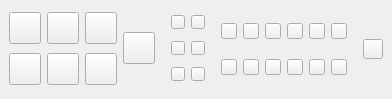
<?xml version="1.0" encoding="UTF-8"?>
<ui version="4.0">
 <class>miniLightingTools_MW</class>
 <widget class="QMainWindow" name="miniLightingTools_MW">
  <property name="geometry">
   <rect>
    <x>0</x>
    <y>0</y>
    <width>392</width>
    <height>99</height>
   </rect>
  </property>
  <property name="minimumSize">
   <size>
    <width>392</width>
    <height>99</height>
   </size>
  </property>
  <property name="maximumSize">
   <size>
    <width>10000</width>
    <height>10000</height>
   </size>
  </property>
  <property name="windowTitle">
   <string>Mini Lighting Tools</string>
  </property>
  <widget class="QWidget" name="centralwidget">
   <layout class="QHBoxLayout" name="horizontalLayout">
    <item>
     <layout class="QGridLayout" name="tools_GRIDLAY">
      <item row="0" column="0">
       <widget class="QPushButton" name="simpleIsolate_BTN">
        <property name="sizePolicy">
         <sizepolicy hsizetype="Fixed" vsizetype="Fixed">
          <horstretch>0</horstretch>
          <verstretch>0</verstretch>
         </sizepolicy>
        </property>
        <property name="minimumSize">
         <size>
          <width>32</width>
          <height>32</height>
         </size>
        </property>
        <property name="maximumSize">
         <size>
          <width>32</width>
          <height>32</height>
         </size>
        </property>
        <property name="toolTip">
         <string>Toggle Isolate Lights</string>
        </property>
        <property name="text">
         <string/>
        </property>
       </widget>
      </item>
      <item row="0" column="1">
       <widget class="QPushButton" name="lookThru_BTN">
        <property name="sizePolicy">
         <sizepolicy hsizetype="Fixed" vsizetype="Fixed">
          <horstretch>0</horstretch>
          <verstretch>0</verstretch>
         </sizepolicy>
        </property>
        <property name="minimumSize">
         <size>
          <width>32</width>
          <height>32</height>
         </size>
        </property>
        <property name="maximumSize">
         <size>
          <width>32</width>
          <height>32</height>
         </size>
        </property>
        <property name="toolTip">
         <string>Aim: Select lights first, target last</string>
        </property>
        <property name="text">
         <string/>
        </property>
       </widget>
      </item>
      <item row="0" column="2">
       <widget class="QPushButton" name="aimLight_BTN">
        <property name="sizePolicy">
         <sizepolicy hsizetype="Fixed" vsizetype="Fixed">
          <horstretch>0</horstretch>
          <verstretch>0</verstretch>
         </sizepolicy>
        </property>
        <property name="minimumSize">
         <size>
          <width>32</width>
          <height>32</height>
         </size>
        </property>
        <property name="maximumSize">
         <size>
          <width>32</width>
          <height>32</height>
         </size>
        </property>
        <property name="toolTip">
         <string>Aim: Select lights first, target last</string>
        </property>
        <property name="text">
         <string/>
        </property>
       </widget>
      </item>
      <item row="0" column="3" rowspan="2">
       <widget class="QPushButton" name="specularConstrain_BTN">
        <property name="sizePolicy">
         <sizepolicy hsizetype="Fixed" vsizetype="Fixed">
          <horstretch>0</horstretch>
          <verstretch>0</verstretch>
         </sizepolicy>
        </property>
        <property name="minimumSize">
         <size>
          <width>32</width>
          <height>32</height>
         </size>
        </property>
        <property name="maximumSize">
         <size>
          <width>32</width>
          <height>32</height>
         </size>
        </property>
        <property name="toolTip">
         <string>Aim: Select lights first, target last</string>
        </property>
        <property name="text">
         <string/>
        </property>
       </widget>
      </item>
      <item row="1" column="0">
       <widget class="QPushButton" name="cleanUpCams_BTN">
        <property name="sizePolicy">
         <sizepolicy hsizetype="Fixed" vsizetype="Fixed">
          <horstretch>0</horstretch>
          <verstretch>0</verstretch>
         </sizepolicy>
        </property>
        <property name="minimumSize">
         <size>
          <width>32</width>
          <height>32</height>
         </size>
        </property>
        <property name="maximumSize">
         <size>
          <width>32</width>
          <height>32</height>
         </size>
        </property>
        <property name="toolTip">
         <string>Aim: Select lights first, target last</string>
        </property>
        <property name="text">
         <string/>
        </property>
       </widget>
      </item>
      <item row="1" column="1">
       <widget class="QPushButton" name="lightsManager_BTN">
        <property name="sizePolicy">
         <sizepolicy hsizetype="Fixed" vsizetype="Fixed">
          <horstretch>0</horstretch>
          <verstretch>0</verstretch>
         </sizepolicy>
        </property>
        <property name="minimumSize">
         <size>
          <width>32</width>
          <height>32</height>
         </size>
        </property>
        <property name="maximumSize">
         <size>
          <width>32</width>
          <height>32</height>
         </size>
        </property>
        <property name="toolTip">
         <string>Aim: Select lights first, target last</string>
        </property>
        <property name="text">
         <string/>
        </property>
       </widget>
      </item>
      <item row="1" column="2">
       <widget class="QPushButton" name="alignLight_BTN">
        <property name="sizePolicy">
         <sizepolicy hsizetype="Fixed" vsizetype="Fixed">
          <horstretch>0</horstretch>
          <verstretch>0</verstretch>
         </sizepolicy>
        </property>
        <property name="minimumSize">
         <size>
          <width>32</width>
          <height>32</height>
         </size>
        </property>
        <property name="maximumSize">
         <size>
          <width>32</width>
          <height>32</height>
         </size>
        </property>
        <property name="toolTip">
         <string>Aim: Select lights first, target last</string>
        </property>
        <property name="text">
         <string/>
        </property>
       </widget>
      </item>
     </layout>
    </item>
    <item>
     <spacer name="horizontalSpacer01">
      <property name="orientation">
       <enum>Qt::Horizontal</enum>
      </property>
      <property name="sizeHint" stdset="0">
       <size>
        <width>40</width>
        <height>20</height>
       </size>
      </property>
     </spacer>
    </item>
    <item>
     <layout class="QGridLayout" name="lgtVis_GRIDLAY">
      <property name="sizeConstraint">
       <enum>QLayout::SetDefaultConstraint</enum>
      </property>
      <property name="leftMargin">
       <number>0</number>
      </property>
      <item row="0" column="1">
       <widget class="QPushButton" name="visSnapshot02_BTN">
        <property name="sizePolicy">
         <sizepolicy hsizetype="Fixed" vsizetype="Fixed">
          <horstretch>0</horstretch>
          <verstretch>0</verstretch>
         </sizepolicy>
        </property>
        <property name="minimumSize">
         <size>
          <width>14</width>
          <height>14</height>
         </size>
        </property>
        <property name="maximumSize">
         <size>
          <width>14</width>
          <height>14</height>
         </size>
        </property>
        <property name="toolTip">
         <string>Aim: Select lights first, target last</string>
        </property>
        <property name="text">
         <string/>
        </property>
       </widget>
      </item>
      <item row="1" column="1">
       <widget class="QPushButton" name="visSnapshot05_BTN">
        <property name="sizePolicy">
         <sizepolicy hsizetype="Fixed" vsizetype="Fixed">
          <horstretch>0</horstretch>
          <verstretch>0</verstretch>
         </sizepolicy>
        </property>
        <property name="minimumSize">
         <size>
          <width>14</width>
          <height>14</height>
         </size>
        </property>
        <property name="maximumSize">
         <size>
          <width>14</width>
          <height>14</height>
         </size>
        </property>
        <property name="toolTip">
         <string>Aim: Select lights first, target last</string>
        </property>
        <property name="text">
         <string/>
        </property>
       </widget>
      </item>
      <item row="0" column="0">
       <widget class="QPushButton" name="visSnapshot01_BTN">
        <property name="sizePolicy">
         <sizepolicy hsizetype="Fixed" vsizetype="Fixed">
          <horstretch>0</horstretch>
          <verstretch>0</verstretch>
         </sizepolicy>
        </property>
        <property name="minimumSize">
         <size>
          <width>14</width>
          <height>14</height>
         </size>
        </property>
        <property name="maximumSize">
         <size>
          <width>14</width>
          <height>14</height>
         </size>
        </property>
        <property name="toolTip">
         <string>Aim: Select lights first, target last</string>
        </property>
        <property name="text">
         <string/>
        </property>
       </widget>
      </item>
      <item row="1" column="0">
       <widget class="QPushButton" name="visSnapshot04_BTN">
        <property name="sizePolicy">
         <sizepolicy hsizetype="Fixed" vsizetype="Fixed">
          <horstretch>0</horstretch>
          <verstretch>0</verstretch>
         </sizepolicy>
        </property>
        <property name="minimumSize">
         <size>
          <width>14</width>
          <height>14</height>
         </size>
        </property>
        <property name="maximumSize">
         <size>
          <width>14</width>
          <height>14</height>
         </size>
        </property>
        <property name="toolTip">
         <string>Aim: Select lights first, target last</string>
        </property>
        <property name="text">
         <string/>
        </property>
       </widget>
      </item>
      <item row="2" column="0">
       <widget class="QPushButton" name="visSnapshot06_BTN">
        <property name="sizePolicy">
         <sizepolicy hsizetype="Fixed" vsizetype="Fixed">
          <horstretch>0</horstretch>
          <verstretch>0</verstretch>
         </sizepolicy>
        </property>
        <property name="minimumSize">
         <size>
          <width>14</width>
          <height>14</height>
         </size>
        </property>
        <property name="maximumSize">
         <size>
          <width>14</width>
          <height>14</height>
         </size>
        </property>
        <property name="toolTip">
         <string>Aim: Select lights first, target last</string>
        </property>
        <property name="text">
         <string/>
        </property>
       </widget>
      </item>
      <item row="2" column="1">
       <widget class="QPushButton" name="visSnapshot03_BTN">
        <property name="sizePolicy">
         <sizepolicy hsizetype="Fixed" vsizetype="Fixed">
          <horstretch>0</horstretch>
          <verstretch>0</verstretch>
         </sizepolicy>
        </property>
        <property name="minimumSize">
         <size>
          <width>14</width>
          <height>14</height>
         </size>
        </property>
        <property name="maximumSize">
         <size>
          <width>14</width>
          <height>14</height>
         </size>
        </property>
        <property name="toolTip">
         <string>Aim: Select lights first, target last</string>
        </property>
        <property name="text">
         <string/>
        </property>
       </widget>
      </item>
     </layout>
    </item>
    <item>
     <spacer name="horizontalSpacer02">
      <property name="orientation">
       <enum>Qt::Horizontal</enum>
      </property>
      <property name="sizeHint" stdset="0">
       <size>
        <width>40</width>
        <height>20</height>
       </size>
      </property>
     </spacer>
    </item>
    <item>
     <layout class="QVBoxLayout" name="lights_VERTLAY">
      <item>
       <layout class="QGridLayout" name="defaultLights_GRIDLAY">
        <item row="0" column="0">
         <widget class="QPushButton" name="spotLight_BTN">
          <property name="sizePolicy">
           <sizepolicy hsizetype="Fixed" vsizetype="Fixed">
            <horstretch>0</horstretch>
            <verstretch>0</verstretch>
           </sizepolicy>
          </property>
          <property name="minimumSize">
           <size>
            <width>16</width>
            <height>16</height>
           </size>
          </property>
          <property name="maximumSize">
           <size>
            <width>16</width>
            <height>16</height>
           </size>
          </property>
          <property name="toolTip">
           <string>Aim: Select lights first, target last</string>
          </property>
          <property name="text">
           <string/>
          </property>
         </widget>
        </item>
        <item row="0" column="1">
         <widget class="QPushButton" name="pointLight_BTN">
          <property name="sizePolicy">
           <sizepolicy hsizetype="Fixed" vsizetype="Fixed">
            <horstretch>0</horstretch>
            <verstretch>0</verstretch>
           </sizepolicy>
          </property>
          <property name="minimumSize">
           <size>
            <width>16</width>
            <height>16</height>
           </size>
          </property>
          <property name="maximumSize">
           <size>
            <width>16</width>
            <height>16</height>
           </size>
          </property>
          <property name="toolTip">
           <string>Aim: Select lights first, target last</string>
          </property>
          <property name="text">
           <string/>
          </property>
         </widget>
        </item>
        <item row="0" column="2">
         <widget class="QPushButton" name="areaLight_BTN">
          <property name="sizePolicy">
           <sizepolicy hsizetype="Fixed" vsizetype="Fixed">
            <horstretch>0</horstretch>
            <verstretch>0</verstretch>
           </sizepolicy>
          </property>
          <property name="minimumSize">
           <size>
            <width>16</width>
            <height>16</height>
           </size>
          </property>
          <property name="maximumSize">
           <size>
            <width>16</width>
            <height>16</height>
           </size>
          </property>
          <property name="toolTip">
           <string>Aim: Select lights first, target last</string>
          </property>
          <property name="text">
           <string/>
          </property>
         </widget>
        </item>
        <item row="0" column="3">
         <widget class="QPushButton" name="directionalLight_BTN">
          <property name="sizePolicy">
           <sizepolicy hsizetype="Fixed" vsizetype="Fixed">
            <horstretch>0</horstretch>
            <verstretch>0</verstretch>
           </sizepolicy>
          </property>
          <property name="minimumSize">
           <size>
            <width>16</width>
            <height>16</height>
           </size>
          </property>
          <property name="maximumSize">
           <size>
            <width>16</width>
            <height>16</height>
           </size>
          </property>
          <property name="toolTip">
           <string>Aim: Select lights first, target last</string>
          </property>
          <property name="text">
           <string/>
          </property>
         </widget>
        </item>
        <item row="0" column="4">
         <widget class="QPushButton" name="ambientLight_BTN">
          <property name="sizePolicy">
           <sizepolicy hsizetype="Fixed" vsizetype="Fixed">
            <horstretch>0</horstretch>
            <verstretch>0</verstretch>
           </sizepolicy>
          </property>
          <property name="minimumSize">
           <size>
            <width>16</width>
            <height>16</height>
           </size>
          </property>
          <property name="maximumSize">
           <size>
            <width>16</width>
            <height>16</height>
           </size>
          </property>
          <property name="toolTip">
           <string>Aim: Select lights first, target last</string>
          </property>
          <property name="text">
           <string/>
          </property>
         </widget>
        </item>
        <item row="0" column="5">
         <widget class="QPushButton" name="volumeLight_BTN">
          <property name="sizePolicy">
           <sizepolicy hsizetype="Fixed" vsizetype="Fixed">
            <horstretch>0</horstretch>
            <verstretch>0</verstretch>
           </sizepolicy>
          </property>
          <property name="minimumSize">
           <size>
            <width>16</width>
            <height>16</height>
           </size>
          </property>
          <property name="maximumSize">
           <size>
            <width>16</width>
            <height>16</height>
           </size>
          </property>
          <property name="toolTip">
           <string>Aim: Select lights first, target last</string>
          </property>
          <property name="text">
           <string/>
          </property>
         </widget>
        </item>
       </layout>
      </item>
      <item>
       <layout class="QGridLayout" name="rendererLights_GRIDLAY">
        <item row="0" column="0">
         <widget class="QPushButton" name="aiAreaLight_BTN">
          <property name="sizePolicy">
           <sizepolicy hsizetype="Fixed" vsizetype="Fixed">
            <horstretch>0</horstretch>
            <verstretch>0</verstretch>
           </sizepolicy>
          </property>
          <property name="minimumSize">
           <size>
            <width>16</width>
            <height>16</height>
           </size>
          </property>
          <property name="maximumSize">
           <size>
            <width>16</width>
            <height>16</height>
           </size>
          </property>
          <property name="toolTip">
           <string>Aim: Select lights first, target last</string>
          </property>
          <property name="text">
           <string/>
          </property>
         </widget>
        </item>
        <item row="0" column="1">
         <widget class="QPushButton" name="aiSkyDomeLight_BTN">
          <property name="sizePolicy">
           <sizepolicy hsizetype="Fixed" vsizetype="Fixed">
            <horstretch>0</horstretch>
            <verstretch>0</verstretch>
           </sizepolicy>
          </property>
          <property name="minimumSize">
           <size>
            <width>16</width>
            <height>16</height>
           </size>
          </property>
          <property name="maximumSize">
           <size>
            <width>16</width>
            <height>16</height>
           </size>
          </property>
          <property name="toolTip">
           <string>Aim: Select lights first, target last</string>
          </property>
          <property name="text">
           <string/>
          </property>
         </widget>
        </item>
        <item row="0" column="2">
         <widget class="QPushButton" name="aiMeshLight_BTN">
          <property name="sizePolicy">
           <sizepolicy hsizetype="Fixed" vsizetype="Fixed">
            <horstretch>0</horstretch>
            <verstretch>0</verstretch>
           </sizepolicy>
          </property>
          <property name="minimumSize">
           <size>
            <width>16</width>
            <height>16</height>
           </size>
          </property>
          <property name="maximumSize">
           <size>
            <width>16</width>
            <height>16</height>
           </size>
          </property>
          <property name="toolTip">
           <string>Aim: Select lights first, target last</string>
          </property>
          <property name="text">
           <string/>
          </property>
         </widget>
        </item>
        <item row="0" column="3">
         <widget class="QPushButton" name="aiPhotometricLight_BTN">
          <property name="sizePolicy">
           <sizepolicy hsizetype="Fixed" vsizetype="Fixed">
            <horstretch>0</horstretch>
            <verstretch>0</verstretch>
           </sizepolicy>
          </property>
          <property name="minimumSize">
           <size>
            <width>16</width>
            <height>16</height>
           </size>
          </property>
          <property name="maximumSize">
           <size>
            <width>16</width>
            <height>16</height>
           </size>
          </property>
          <property name="toolTip">
           <string>Aim: Select lights first, target last</string>
          </property>
          <property name="text">
           <string/>
          </property>
         </widget>
        </item>
        <item row="0" column="4">
         <widget class="QPushButton" name="aiLightPortal_BTN">
          <property name="sizePolicy">
           <sizepolicy hsizetype="Fixed" vsizetype="Fixed">
            <horstretch>0</horstretch>
            <verstretch>0</verstretch>
           </sizepolicy>
          </property>
          <property name="minimumSize">
           <size>
            <width>16</width>
            <height>16</height>
           </size>
          </property>
          <property name="maximumSize">
           <size>
            <width>16</width>
            <height>16</height>
           </size>
          </property>
          <property name="toolTip">
           <string>Aim: Select lights first, target last</string>
          </property>
          <property name="text">
           <string/>
          </property>
         </widget>
        </item>
        <item row="0" column="5">
         <widget class="QPushButton" name="aiPhysicalSky_BTN">
          <property name="sizePolicy">
           <sizepolicy hsizetype="Fixed" vsizetype="Fixed">
            <horstretch>0</horstretch>
            <verstretch>0</verstretch>
           </sizepolicy>
          </property>
          <property name="minimumSize">
           <size>
            <width>16</width>
            <height>16</height>
           </size>
          </property>
          <property name="maximumSize">
           <size>
            <width>16</width>
            <height>16</height>
           </size>
          </property>
          <property name="toolTip">
           <string>Aim: Select lights first, target last</string>
          </property>
          <property name="text">
           <string/>
          </property>
         </widget>
        </item>
       </layout>
      </item>
     </layout>
    </item>
    <item>
     <spacer name="horizontalSpacer03">
      <property name="orientation">
       <enum>Qt::Horizontal</enum>
      </property>
      <property name="sizeHint" stdset="0">
       <size>
        <width>40</width>
        <height>20</height>
       </size>
      </property>
     </spacer>
    </item>
    <item>
     <widget class="QPushButton" name="config_BTN">
      <property name="maximumSize">
       <size>
        <width>20</width>
        <height>20</height>
       </size>
      </property>
      <property name="text">
       <string/>
      </property>
     </widget>
    </item>
   </layout>
  </widget>
 </widget>
 <resources/>
 <connections/>
</ui>
